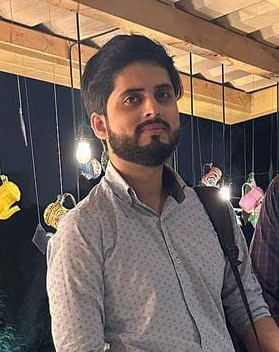
#> input picture Week 1/W1A2/testing/s.jpg, 279 x 352 px, found by its file name
$ jupyter execute Untitled.ipynb
#> lines starting #> are read from the running program, lines starting #| are printed output that depends on the picture
[cell 1]
float(3)

[cell 2]
float("1")

[cell 3]
import numpy as np

[cell 4]
np.float_(3)

[cell 5]
np.squeeze([[3],[2]])

[cell 6]
np.array([[3],[2]])

[cell 7]
import numpy as np

[cell 8]
from PIL import Image

image = Image.open("./s.JPG")
#> image is the input picture: PIL image 279x352 RGB; mean R, G, B 117.3, 101.6, 92.9

image_np = np.array(image)
image_np.shape

# Assuming image_np is your NumPy array representing the image
image_pil = Image.fromarray(image_np.astype('uint8'))

# Resize the image
resized_image_pil = image_pil.resize((70, 70))
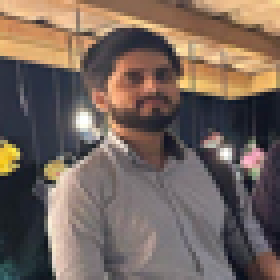
#> resized_image_pil: PIL image 70x70 RGB (shown 4 times larger); mean R, G, B 117.3, 101.6, 93

# Convert the resized image back to a NumPy array
resized_image_np = np.array(resized_image_pil)

[cell 9]
resized_image_np.shape
#> Out = (70, 70, 3)

[cell 10]
from skimage.transform import resize


image2 = Image.open("./s1.JPG")
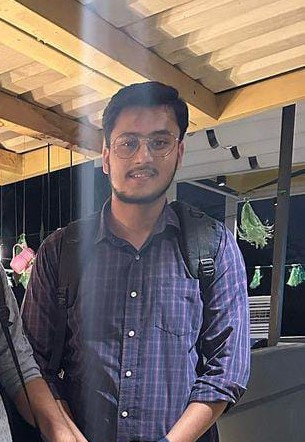
#> input picture Week 1/W1A2/testing/s1.jpg, 305 x 442 px, found by its file name
#> image2 is the input picture: PIL image 305x442 RGB; mean R, G, B 116, 104.3, 102.5

image_np2 = np.array(image2)
image_np2.shape

resized_image2 = resize(image_np2, (70, 70, 3))
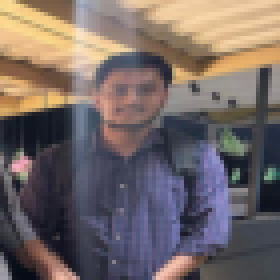
#> resized_image2: shape (70, 70, 3) float64 (shown 4 times larger); mean R, G, B 0.455, 0.409, 0.402


resized_image2.shape
#> Out = (70, 70, 3)
